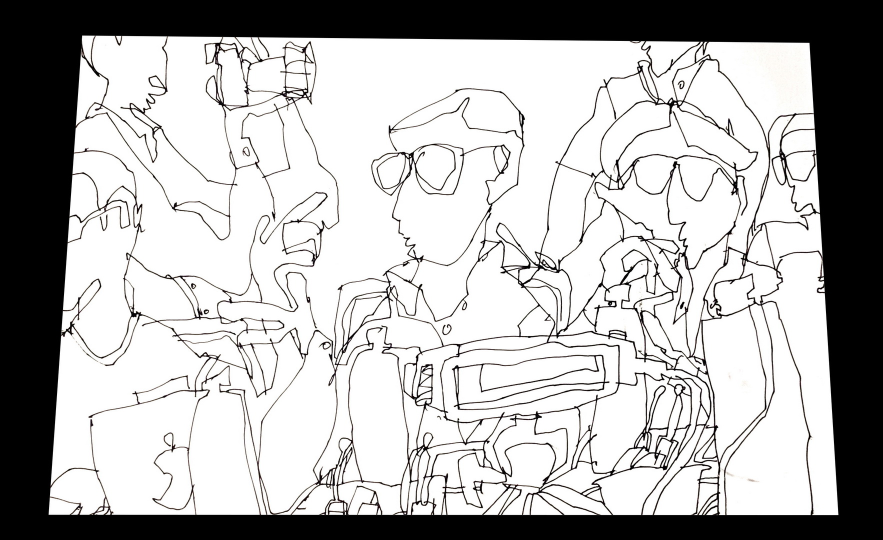
#> input picture python/pic4_3_1080p.jpg, 1765 x 1080 px (shown at 1/2 size)
$ jupyter execute flood_fill_test_02.ipynb
#> lines starting #> are read from the running program, lines starting #| are printed output that depends on the picture; after the words box and inside, x2 and y2 are one past the last pixel; in counts of white or black regions, pixels touching at a corner belong together
[cell 1]
from PIL import Image, ImageDraw
from numpy import *
from pylab import *
import cv2
from IPython.display import display
import time
import random
import ipywidgets as widgets

[cell 2]
out = widgets.Output(layout={'border': '1px solid black'})

[cell 3]
# read image
#filename = r'C:\Users\RYAN\Dropbox (MIT)\01_Work\MAS\18_Fall 2019\191020_flood_fill_test\pic2.jpg'
filename = 'pic4_3_1080p.jpg'
im = cv2.imread(filename)
#> im is the input picture: shape (1080, 1765, 3); mean B, G, R 179.4, 179.8, 180.3
imbk = cv2.imread(filename)
#print(im)
h,w = im.shape[:2]
#> h = 1080; w = 1765
pil_im = Image.fromarray(im)
display(pil_im)

# random color function
def RandomComponent():
    return random.randint(0,255)
def RandomColor():
    return (RandomComponent(),RandomComponent(),RandomComponent())

[cell 4]
colorTolerance = 5  #5
s = 10  #space  #10  #100
# picture size: 1765x1080
nx = 176  #176  #17+1
ny = 108  #108  #10+1
textSize = 0.05  #0.05  #0.3

black = (0,0,0)
dBlack = 400

redRGB = (255,0,0)
greenRGB = (0,255,0)
blueRGB = (0,0,255)
redBGR = (0,0,255)
greenBGR = (0,255,0)
blueBGR = (255,0,0)

# flood fill example
diff = (colorTolerance,colorTolerance,colorTolerance)
mask = zeros((h+2,w+2), uint8)
maskbk = zeros((h+2,w+2), uint8)
#cv2.floodFill(im,mask,(10,10),(0,0,255),diff,diff)

# loop fill grid
msec1 = int(round(time.time() * 1000))
for j in range(ny):
    for i in range(nx):
        #out.clear_output()
        # mark testing pixel to red
        #print(f'imbk[s*j][s*i] = {imbk[s*j][s*i]}')
        #print(f'black = {black}')
        dColor = linalg.norm(imbk[s*j][s*i]-black)
        if dColor > dBlack:
            #print(f's*i = {s*i}; s*j = {s*j}')
            #print(f'dColor = {dColor}')
            # reset mask; will be very slow 16+ sec
            #mask = maskbk.copy()
            cv2.floodFill(im,mask,(s*i,s*j),RandomColor(),diff,diff,4 | ( 255 << 8 ))
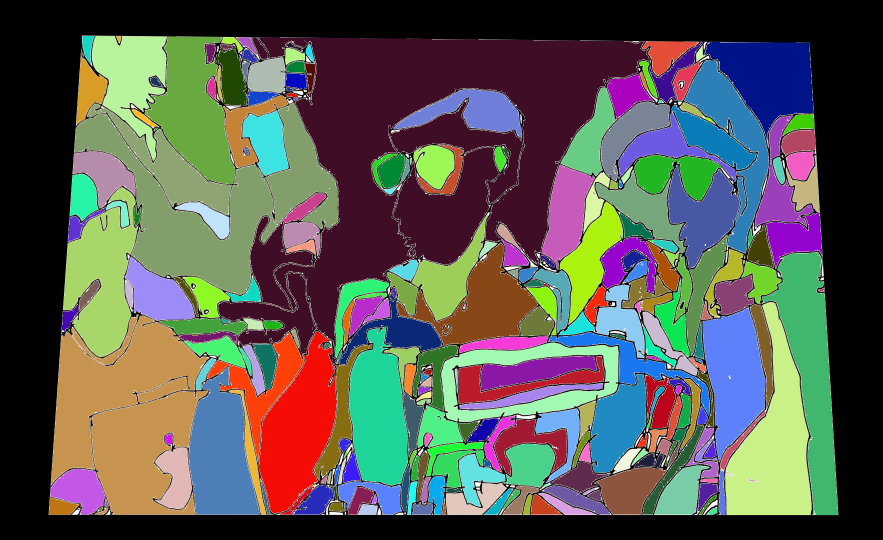
#> im: shape (1080, 1765, 3) (shown at 1/2 size); mean B, G, R 82.7, 89.7, 88.9
            # display each step
            #pil_im = Image.fromarray(im)
            #display(pil_im)
            #time.sleep(3)
msec2 = int(round(time.time() * 1000))
print(f'{msec2-msec1} milliseconds passed for all flood fill operations')

# put texts
for j in range(ny):
    for i in range(nx):
        dColor = linalg.norm(imbk[s*j][s*i]-black)
        if dColor > dBlack:
            # paint the pixel blue
            #im[s*j][s*i] = blue
            # put blue text
            cv2.putText(im, f'{s*i},{s*j}', (s*i,s*j), cv2.FONT_HERSHEY_SIMPLEX, textSize, blueRGB)
        else:
            # put red text
            cv2.putText(im, f'{s*i},{s*j}', (s*i,s*j), cv2.FONT_HERSHEY_SIMPLEX, textSize, redRGB)
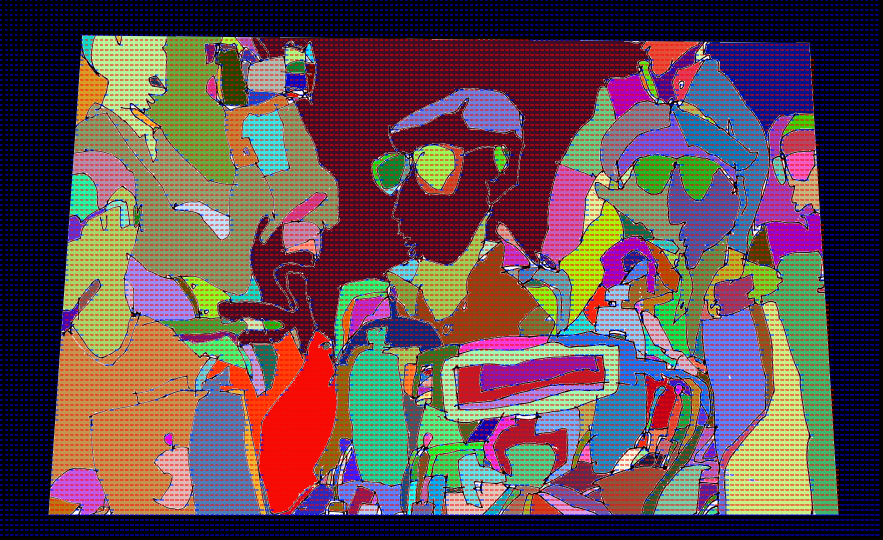
#> im: shape (1080, 1765, 3) (shown at 1/2 size); 14.03% of pixels changed, all inside (x1, y1, x2, y2) = (0, 0, 1759, 1071)

[cell 5]
# show the result in a OpenCV window
#cv2.imshow('Flood Fill Image', im)
#cv2.waitKey(0)
#cv2.destroyAllWindows()

# save the result
#cv2.imwrite('pic4_result.jpg', im)

# display the saved ima
pil_im = Image.fromarray(im)
display(pil_im)

[cell 6]
# display the mask
pil_msk = Image.fromarray(mask)
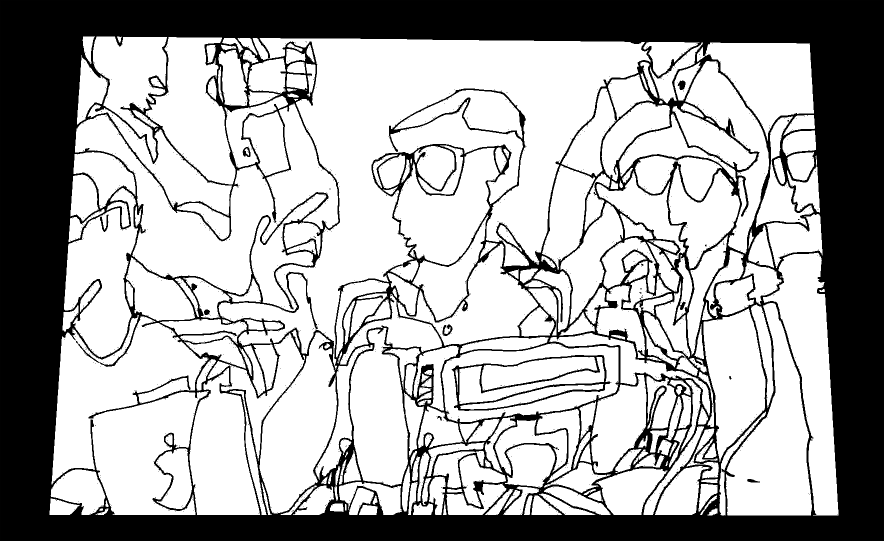
#> pil_msk: PIL image 1767x1082 L (shown at 1/2 size); min 0, max 255, mean 168.9
display(pil_msk)
